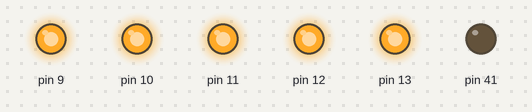
Bench run of a sketch on a simulated Arduino Mega 2560, built with avr-gcc and run on an emulated ATmega2560. Shown: output pins drawn as LEDs (lit = HIGH).

Above: at 0.1 s.
Timing chart, 0 to 1.6 s (numbered marks = the images above):
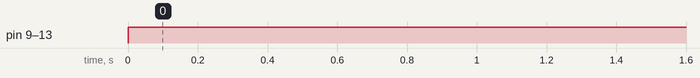

Measured:
- by itself, pin 9–13: LOW → HIGH at 0.00 s

The sketch:

test_cube.ino
```cpp
void setup()
{
  pinMode(13, OUTPUT);
  pinMode(12, OUTPUT);
  pinMode(11, OUTPUT);
  pinMode(10, OUTPUT);
  pinMode(9, OUTPUT);

  pinMode(41, OUTPUT);

}


void loop()
{
  digitalWrite(13, HIGH);
  digitalWrite(12, HIGH);
  digitalWrite(11, HIGH);
  digitalWrite(9, HIGH);
  digitalWrite(10, HIGH);

  digitalWrite(41, LOW);


}
```
